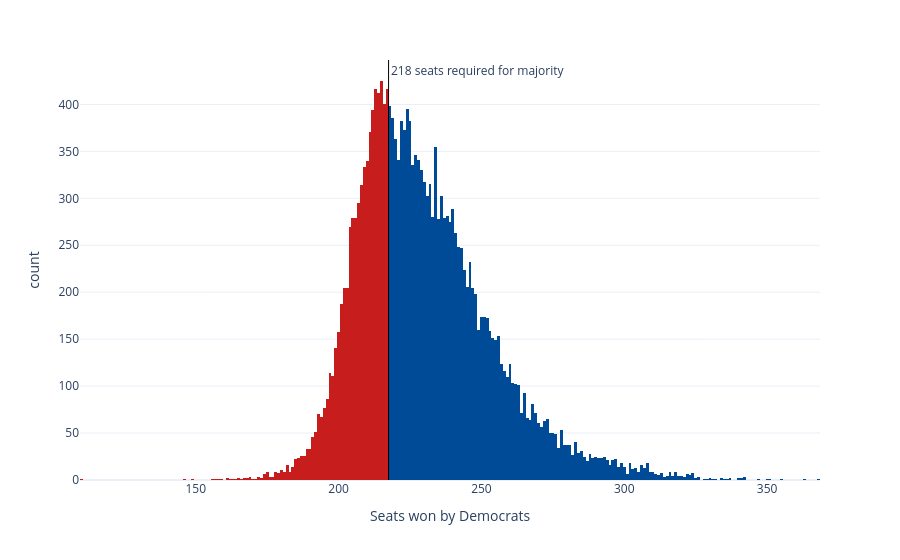

Notebook code cell kept with this figure:
### Code cell
sims_hist = px.histogram(seat_sims, x='seats', nbins=np.unique(seat_sims['seats']).shape[0]*2, color='winner',
                         color_discrete_map={'Democrats': '#004b97', 'Republicans': '#c71e1d'},
                         labels={'seats':'Seats won by Democrats', 'winner': 'Winner'}, template='plotly_white')
sims_hist.update_traces(showlegend=False)
sims_hist.add_vline(x=217.5, line_width=1, line_color='black', annotation_text='218 seats required for majority', 
                    annotation_position='top right')
sims_hist

### Figure 1 — Plotly figure (JSON) as saved in the notebook; plotly's stock layout.template omitted (floating-point values rounded to 4 significant figures; data arrays with more than 128 entries replaced by an {"elided": "..."} marker saying what was removed)
{"data": [{"bingroup": "x", "hovertemplate": "Winner=Republicans<br>Seats won by Democrats=%{x}<br>count=%{y}<extra></extra>", "legendgroup": "Republicans", "marker": {"color": "#c71e1d", "pattern": {"shape": ""}}, "name": "Republicans", "nbinsx": 382, "orientation": "v", "showlegend": false, "type": "histogram", "x": {"elided": "6751 int values"}, "xaxis": "x", "yaxis": "y"}, {"bingroup": "x", "hovertemplate": "Winner=Democrats<br>Seats won by Democrats=%{x}<br>count=%{y}<extra></extra>", "legendgroup": "Democrats", "marker": {"color": "#004b97", "pattern": {"shape": ""}}, "name": "Democrats", "nbinsx": 382, "orientation": "v", "showlegend": false, "type": "histogram", "x": {"elided": "13249 int values"}, "xaxis": "x", "yaxis": "y"}], "layout": {"annotations": [{"showarrow": false, "text": "218 seats required for majority", "x": 217.5, "xanchor": "left", "xref": "x", "y": 1, "yanchor": "top", "yref": "y domain"}], "barmode": "relative", "legend": {"title": {"text": "Winner"}, "tracegroupgap": 0}, "margin": {"t": 60}, "shapes": [{"line": {"color": "black", "width": 1}, "type": "line", "x0": 217.5, "x1": 217.5, "xref": "x", "y0": 0, "y1": 1, "yref": "y domain"}], "xaxis": {"anchor": "y", "domain": [0, 1], "title": {"text": "Seats won by Democrats"}}, "yaxis": {"anchor": "x", "domain": [0, 1], "title": {"text": "count"}}}}
